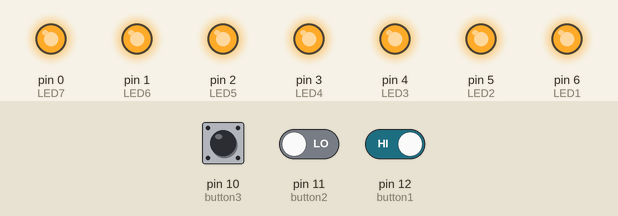
Recording of a sketch running on a simulated Arduino Uno, built with avr-gcc and run on an emulated ATmega328P. Shown: output pins drawn as LEDs (lit = HIGH). Dashed ring = blinking. The inputs (shaded band) are chosen by the test bench; at power-on: pin 11 (button2) LOW, pin 12 (button1) HIGH, pin 10 (button3) LOW.

Above: at 10.8 s.
10.9 s: pin 11 (button2) driven HIGH and pin 12 (button1) driven LOW
At 13.3 s:
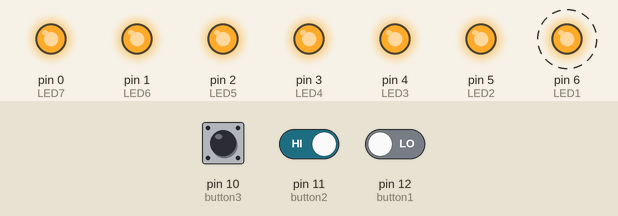
17.4 s: pin 12 (button1) driven HIGH
At 18.2 s:
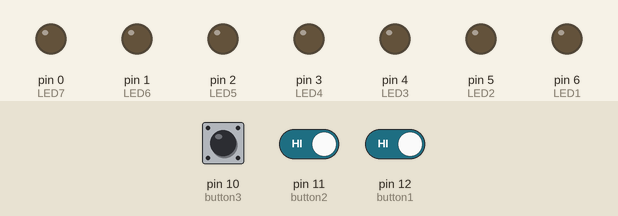
23.4 s: pin 11 (button2) driven LOW
At 27.1 s:
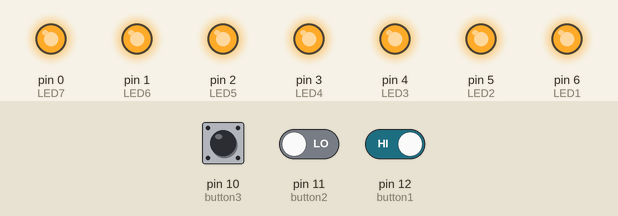
29.4 s: pin 11 (button2) driven HIGH
35.4 s: pin 12 (button1) driven LOW
At 35.55 s:
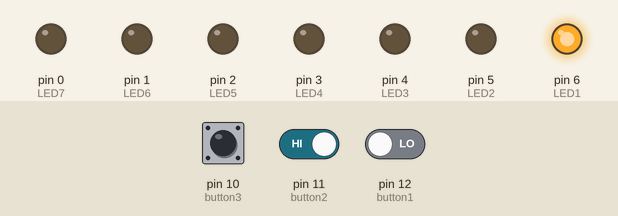
Timing chart, 0 to 42.4 s (numbered marks = the images above; inputs shaded):
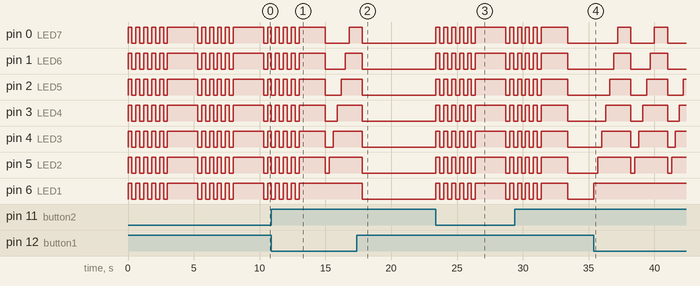

The sketch:

sketch_oct02a-polling.ino
```cpp
#define LED1 6
#define LED2 5
#define LED3 4
#define LED4 3
#define LED5 2
#define LED6 1
#define LED7 0

const long interval_delay = 300;

void setup() {
  // put your setup code here, to run once:
 pinMode(LED1,OUTPUT);
 pinMode(LED2,OUTPUT);
 pinMode(LED3,OUTPUT);
 pinMode(LED4,OUTPUT);
 pinMode(LED5,OUTPUT);
 pinMode(LED6,OUTPUT);
 pinMode(LED7,OUTPUT);
 //INPUTS (SWITCHES)
 pinMode(12,INPUT);//button1
 pinMode(11,INPUT);//button2
 pinMode(10,INPUT);//button3
}

void loop() {
  // put your main code here, to run repeatedly:
//PULL UP CIRCUIT
  if(digitalRead(12)==LOW){//button1
    //at first LEDs are OFF(LOW)
   digitalWrite(LED1,LOW);
   digitalWrite(LED2,LOW);
   digitalWrite(LED3,LOW);
   digitalWrite(LED4,LOW);
   digitalWrite(LED5,LOW);
   digitalWrite(LED6,LOW);
   digitalWrite(LED7,LOW);
   //START
   digitalWrite(LED1,HIGH);
   delay(interval_delay);//DELAY FOR 0.3SEC
   digitalWrite(LED2,HIGH);
   delay(interval_delay);
   digitalWrite(LED3,HIGH);
   delay(interval_delay);
   digitalWrite(LED4,HIGH);
   delay(interval_delay);
   digitalWrite(LED5,HIGH);
   delay(interval_delay);
   digitalWrite(LED6,HIGH);
   delay(interval_delay);
   digitalWrite(LED7,HIGH);
   delay(1000);
  }
else if(digitalRead(11)==LOW){//button2
   //at first LEDs are low
   digitalWrite(LED1,LOW);
   digitalWrite(LED2,LOW);
   digitalWrite(LED3,LOW);
   digitalWrite(LED4,LOW);
   digitalWrite(LED5,LOW);
   digitalWrite(LED6,LOW);
   digitalWrite(LED7,LOW);
  for(int i=0;i< strlen("helia");i++){
   digitalWrite(LED1,HIGH);
   digitalWrite(LED2,HIGH);
   digitalWrite(LED3,HIGH);
   digitalWrite(LED4,HIGH);
   digitalWrite(LED5,HIGH);
   digitalWrite(LED6,HIGH);
   digitalWrite(LED7,HIGH);
   delay(interval_delay);
   digitalWrite(LED1,LOW);
   digitalWrite(LED2,LOW);
   digitalWrite(LED3,LOW);
   digitalWrite(LED4,LOW);
   digitalWrite(LED5,LOW);
   digitalWrite(LED6,LOW);
   digitalWrite(LED7,LOW);
   delay(interval_delay);
  }
   digitalWrite(LED1,HIGH);
   digitalWrite(LED2,HIGH);
   digitalWrite(LED3,HIGH);
   digitalWrite(LED4,HIGH);
   digitalWrite(LED5,HIGH);
   digitalWrite(LED6,HIGH);
   digitalWrite(LED7,HIGH);
   delay(2000);
}
  else if(digitalRead(10)==LOW){//button3
   digitalWrite(LED1,LOW);
   digitalWrite(LED2,LOW);
   digitalWrite(LED3,LOW);
   digitalWrite(LED4,LOW);
   digitalWrite(LED5,LOW);
   digitalWrite(LED6,LOW);
   digitalWrite(LED7,LOW);

}
}
```

Measured:
- after the input at 10.9 s, pin 6 (LED1): goes on until 13.0 s, then stays HIGH
- after the input at 17.4 s, pin 0 (LED7), pin 1 (LED6), pin 2 (LED5), pin 3 (LED4), pin 4 (LED3), pin 5 (LED2): goes on until 17.8 s, then stays LOW; pin 6 (LED1): HIGH → LOW after 0.40 s
- after the input at 23.4 s, pin 0 (LED7), pin 1 (LED6), pin 2 (LED5), pin 3 (LED4), pin 4 (LED3), pin 5 (LED2), pin 6 (LED1): goes 5 × (HIGH 0.30 s, LOW 0.30 s), HIGH 2.3 s, LOW 0.30 s, HIGH 0.30 s, then LOW, starting at once
- after the input at 35.4 s, pin 0 (LED7): alternates HIGH for 1.0 s and LOW for 1.8 s, starting after 1.8 s; pin 1 (LED6): alternates HIGH for 1.3 s and LOW for 1.5 s, starting after 1.5 s
- by itself, pin 0 (LED7), pin 1 (LED6), pin 2 (LED5), pin 3 (LED4), pin 4 (LED3), pin 5 (LED2), pin 6 (LED1): repeats every 5.0 s: 4 × (LOW 0.30 s, HIGH 0.30 s), LOW 0.30 s, HIGH 2.3 s
